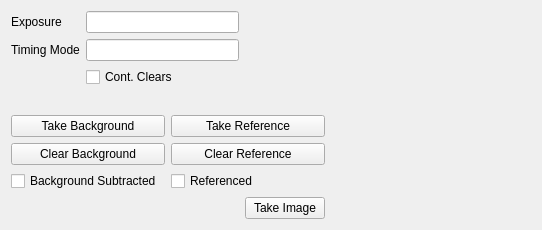
<?xml version="1.0" encoding="UTF-8"?>
<ui version="4.0">
 <class>Form</class>
 <widget class="QWidget" name="Form">
  <property name="geometry">
   <rect>
    <x>0</x>
    <y>0</y>
    <width>542</width>
    <height>230</height>
   </rect>
  </property>
  <property name="windowTitle">
   <string>Form</string>
  </property>
  <layout class="QGridLayout" name="gridLayout_2">
   <item row="2" column="1">
    <widget class="QPushButton" name="take_image_button">
     <property name="text">
      <string>Take Image</string>
     </property>
    </widget>
   </item>
   <item row="0" column="0">
    <layout class="QFormLayout" name="formLayout">
     <item row="0" column="0">
      <widget class="QLabel" name="label">
       <property name="text">
        <string>Exposure</string>
       </property>
      </widget>
     </item>
     <item row="0" column="1">
      <widget class="QLineEdit" name="exposure"/>
     </item>
     <item row="1" column="0">
      <widget class="QLabel" name="label_2">
       <property name="text">
        <string>Timing Mode</string>
       </property>
      </widget>
     </item>
     <item row="1" column="1">
      <widget class="QLineEdit" name="timing"/>
     </item>
     <item row="2" column="1">
      <widget class="QCheckBox" name="cont_clears">
       <property name="text">
        <string>Cont. Clears</string>
       </property>
      </widget>
     </item>
    </layout>
   </item>
   <item row="1" column="0" colspan="2">
    <layout class="QGridLayout" name="gridLayout">
     <item row="1" column="1">
      <widget class="QPushButton" name="clear_ref_button">
       <property name="text">
        <string>Clear Reference</string>
       </property>
      </widget>
     </item>
     <item row="1" column="0">
      <widget class="QPushButton" name="clear_bkgd_button">
       <property name="text">
        <string>Clear Background</string>
       </property>
      </widget>
     </item>
     <item row="0" column="1">
      <widget class="QPushButton" name="take_ref_button">
       <property name="text">
        <string>Take Reference</string>
       </property>
      </widget>
     </item>
     <item row="0" column="0">
      <widget class="QPushButton" name="take_bkgd_button">
       <property name="text">
        <string>Take Background</string>
       </property>
      </widget>
     </item>
     <item row="2" column="0">
      <widget class="QCheckBox" name="bkgd_subtracted">
       <property name="text">
        <string>Background Subtracted</string>
       </property>
      </widget>
     </item>
     <item row="2" column="1">
      <widget class="QCheckBox" name="referenced">
       <property name="text">
        <string>Referenced</string>
       </property>
      </widget>
     </item>
    </layout>
   </item>
   <item row="0" column="2" rowspan="2">
    <widget class="QWidget" name="figure_widget" native="true">
     <property name="minimumSize">
      <size>
       <width>200</width>
       <height>0</height>
      </size>
     </property>
    </widget>
   </item>
  </layout>
 </widget>
 <resources/>
 <connections/>
</ui>
